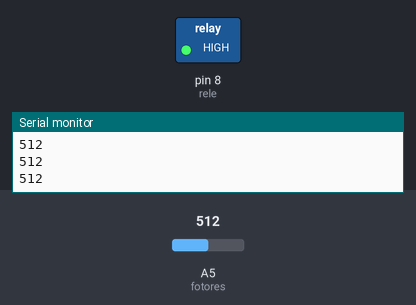
Bench run of a sketch on a simulated Arduino Uno, built with avr-gcc and run on an emulated ATmega328P. Parts: switched loads named in the sketch (green lamp = pin HIGH), the last lines printed to the serial monitor. The inputs (shaded band) are chosen by the test bench; at power-on: A5 (fotores) = 512.

Above: at 1.3 s.
1.4 s: A5 (fotores) set to 781
2.9 s: A5 (fotores) set to 813
At 4.2 s:
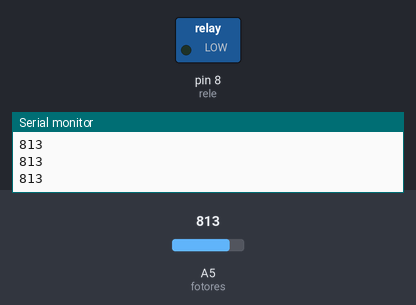
4.5 s: A5 (fotores) set to 790
At 5.6 s:
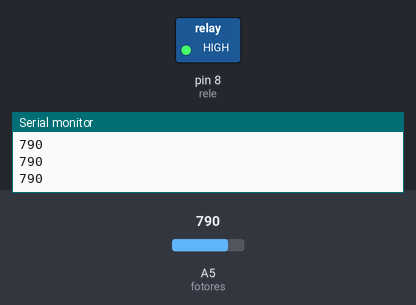
6.0 s: A5 (fotores) set to 810
At 6.7 s:
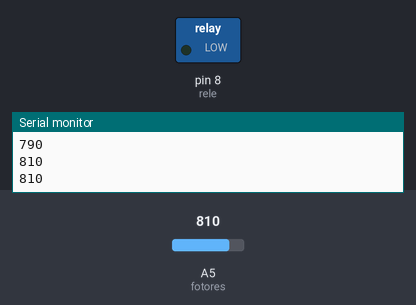
Timing chart, 0 to 8.5 s (numbered marks = the images above; inputs shaded):
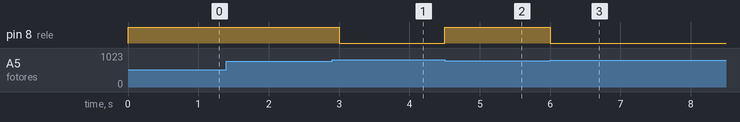

Measured:
- the behaviour switches between 799 and 800 on A5 (fotores) (found by bisection; images 0 and 1)
- after the input at 2.9 s, pin 8 (rele): HIGH → LOW after 0.10 s
- after the input at 4.5 s, pin 8 (rele): LOW → HIGH at once
- after the input at 6.0 s, pin 8 (rele): HIGH → LOW at once

The sketch:

sketch_nov27b.ino
```cpp
const int rele=8;
int fotores=A5;
int resultado=0;

void setup() {
  // put your setup code here, to run once:
 pinMode ( rele, OUTPUT);
 Serial.begin (9600);
 pinMode (fotores , INPUT);

}

void loop() {
  // put your main code here, to run repeatedly:
 resultado=analogRead (fotores); // nos va a mostrar entre 0 y 1023 la fotoresistencia //

// Ahora necesitamos saber con precision la luz del ambiente, ya que 500 es un estimativo que pusimos //
// Necesitamos calibrarlo //
 Serial.println ( resultado );

 if (resultado >= 800){ // cuanta mayor oscuridad, mayor va a ser el numero //

  digitalWrite (rele, LOW); // algunas placas de rele se prenden con un LOW o con un HIGH ( analizar segun fabricante)
  // o verificar probando primero antes que nada, para no generar problemas de conexion despues //
  delay (500); // siempre tener un minimo de 500 de t al ser un dispositivo que trabaja con imanes, etc //
 }

 else {
  digitalWrite ( rele , HIGH);
  delay (500);
 }

}
```
